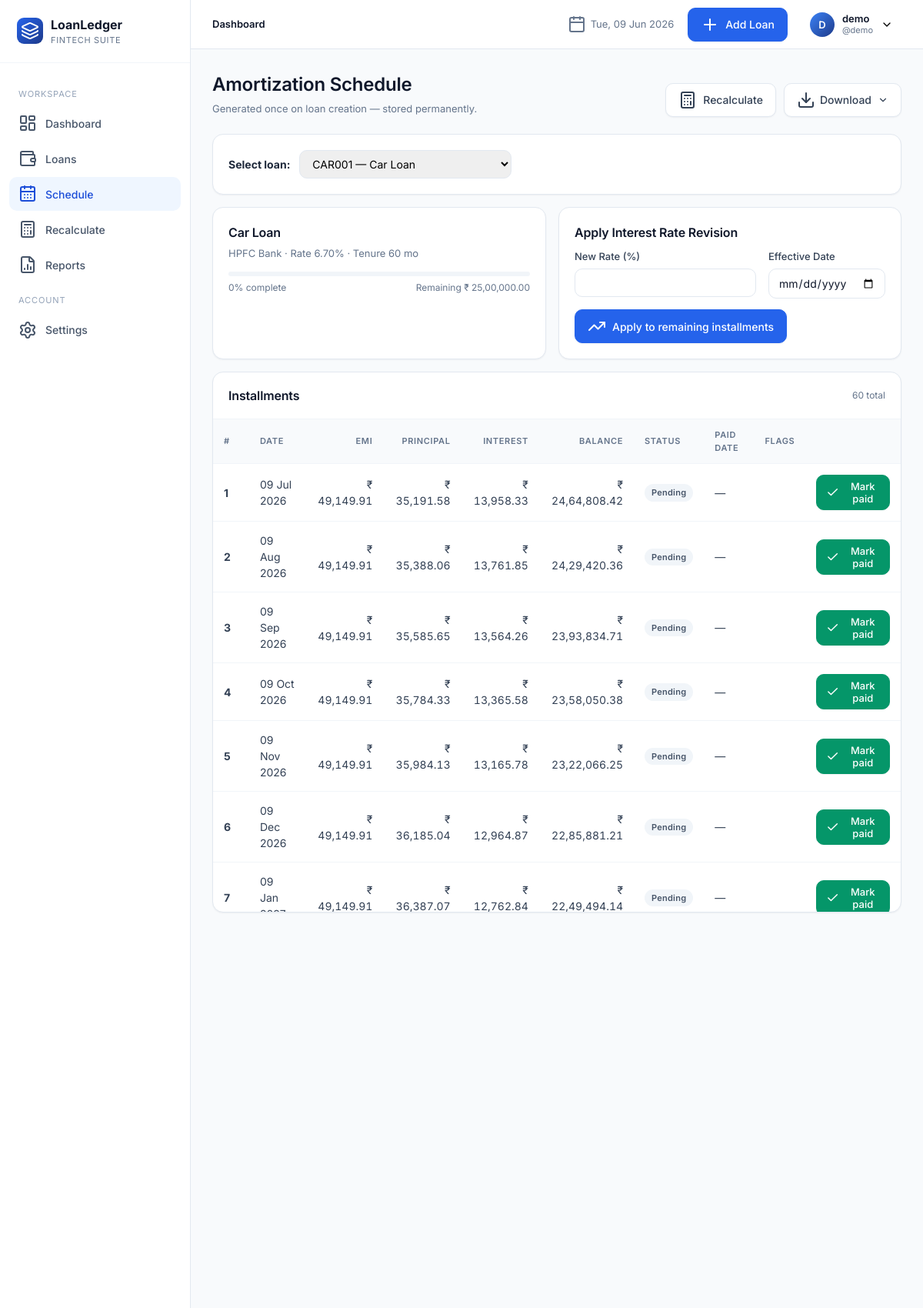
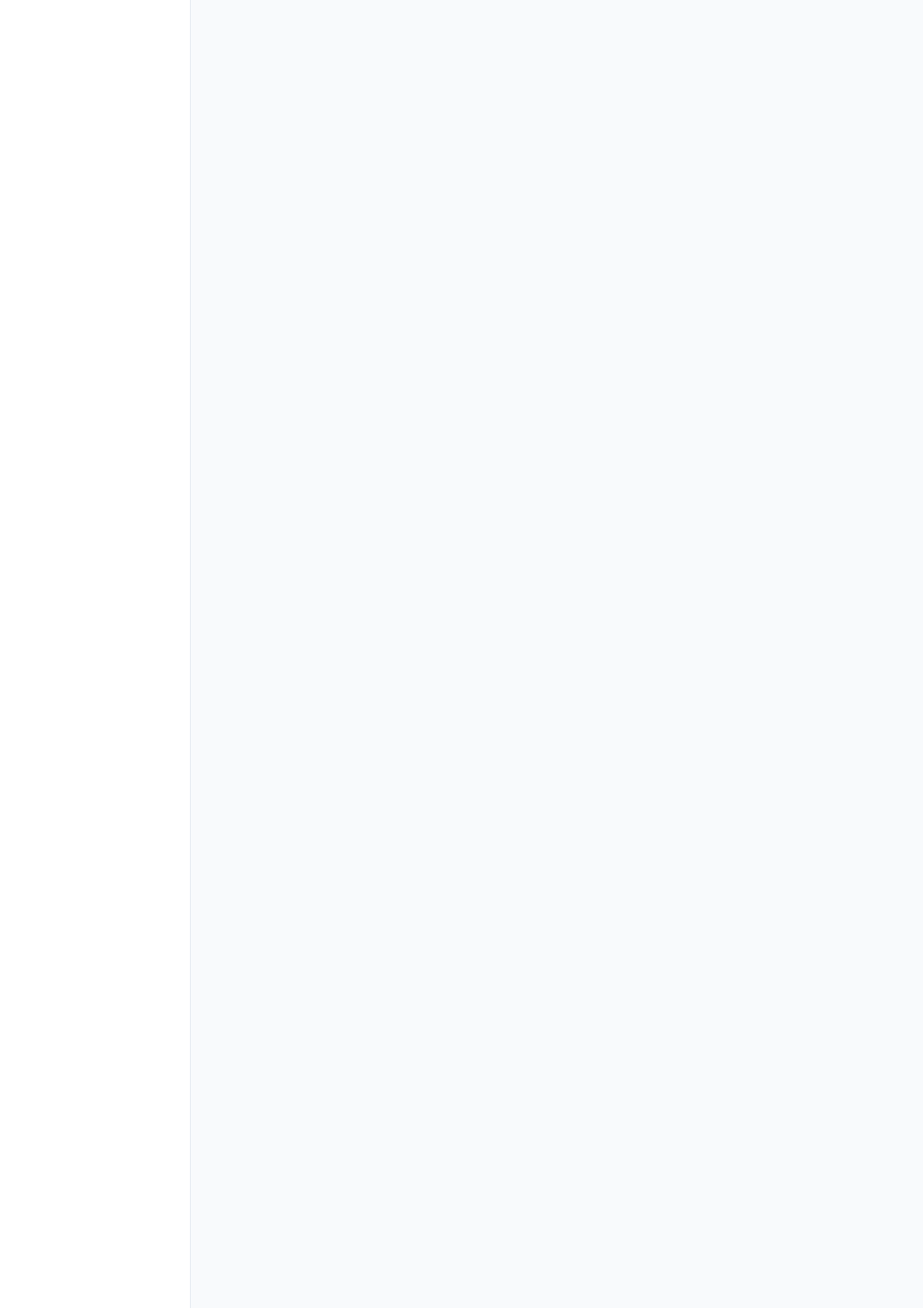
The page /schedule/ (signed in, upper part) on the database its author committed (2 pictures, top to bottom).
### app/models.py (models this page shows, shortened)
class User(UserMixin, db.Model):
    __tablename__ = "users"
    id = db.Column(db.Integer, primary_key=True)
    full_name = db.Column(db.String(120), nullable=False)
    username = db.Column(db.String(64), unique=True, nullable=False, index=True)
    email = db.Column(db.String(160), unique=True, nullable=False, index=True)
    password_hash = db.Column(db.String(256), nullable=False)
    preferred_currency = db.Column(db.String(8), default="INR")
    preferred_date_format = db.Column(db.String(20), default="%d %b %Y")
    created_at = db.Column(db.DateTime, default=datetime.utcnow)
    loans = db.relationship("Loan", backref="owner", lazy="dynamic", cascade="all, delete-orphan")

class Loan(db.Model):
    __tablename__ = "loans"
    id = db.Column(db.Integer, primary_key=True)
    user_id = db.Column(db.Integer, db.ForeignKey("users.id"), nullable=False, index=True)
    loan_id = db.Column(db.String(40), nullable=False, index=True)  # manual unique per user
    loan_name = db.Column(db.String(120), nullable=False)
    loan_category = db.Column(db.String(50), nullable=False, default="Personal")
    bank_name = db.Column(db.String(120), nullable=False)
    loan_amount = db.Column(db.Float, nullable=False)
    interest_rate = db.Column(db.Float, nullable=False)  # annual %
    down_payment = db.Column(db.Float, default=0)
    custom_emi = db.Column(db.Float, nullable=True)
    start_date = db.Column(db.Date, nullable=False)
    tenure_months = db.Column(db.Integer, nullable=False)
    loan_status = db.Column(db.String(20), default="Active", index=True)
    remaining_balance = db.Column(db.Float, default=0)
    completion_percentage = db.Column(db.Float, default=0)
    is_archived = db.Column(db.Boolean, default=False, index=True)
    balloon_date = db.Column(db.Date, nullable=True)
    balloon_amount = db.Column(db.Float, nullable=True)
    notes = db.Column(db.Text)
    closed_at = db.Column(db.DateTime, nullable=True)
    final_amount = db.Column(db.Float, nullable=True)
    closure_notes = db.Column(db.Text, nullable=True)
    created_at = db.Column(db.DateTime, default=datetime.utcnow)
    updated_at = db.Column(db.DateTime, default=datetime.utcnow, onupdate=datetime.utcnow)
    schedules = db.relationship("Schedule", backref="loan", lazy="dynamic",
                                cascade="all, delete-orphan", order_by="Schedule.month_index")
    __table_args__ = (db.UniqueConstraint("user_id", "loan_id", name="uq_user_loanid"),)

class Schedule(db.Model):
    __tablename__ = "schedules"
    id = db.Column(db.Integer, primary_key=True)
    loan_id = db.Column(db.Integer, db.ForeignKey("loans.id"), nullable=False, index=True)
    month_index = db.Column(db.Integer, nullable=False)
    payment_date = db.Column(db.Date, nullable=False)
    emi = db.Column(db.Float, nullable=False)
    principal = db.Column(db.Float, nullable=False)
    interest = db.Column(db.Float, nullable=False)
    remaining_balance = db.Column(db.Float, nullable=False)
    payment_status = db.Column(db.String(20), default="Pending")  # Pending / Paid / Overdue
    paid_date = db.Column(db.Date, nullable=True)
    notes = db.Column(db.String(255))
    is_balloon = db.Column(db.Boolean, default=False)
    is_revised = db.Column(db.Boolean, default=False)

### app/blueprints/schedule.py (the view)
@schedule_bp.route("/")
@login_required
def index():
    loans = current_user.loans.filter_by(is_archived=False).order_by(Loan.created_at.desc()).all()
    selected_id = request.args.get("loan_pk", type=int)
    loan = _get_loan(selected_id) if selected_id else (loans[0] if loans else None)
    revision_form = InterestRevisionForm()
    return render_template("schedule/index.html", loans=loans, loan=loan, revision_form=revision_form)

### app/forms.py
class InterestRevisionForm(FlaskForm):
    new_rate = FloatField("New Interest Rate (%)", validators=[InputRequired(), NumberRange(min=0, max=100)])
    effective_date = DateField("Effective Date", validators=[DataRequired()])
    submit = SubmitField("Apply Revision")

### app/utils.py (called while the page is built)
def format_date(d, fmt=None):
    if not d:
        return "-"
    if fmt is None and current_user and current_user.is_authenticated:
        fmt = current_user.preferred_date_format or "%d %b %Y"
    fmt = fmt or "%d %b %Y"
    try:
        return d.strftime(fmt)
    except Exception:
        return str(d)

### app/templates/schedule/index.html (shortened to what this page needs)
{% extends "base.html" %}
{% block content %}
<div class="page-header">
  <div class="title-block">
    <h1>Amortization Schedule</h1>
    <div class="sub">Generated once on loan creation — stored permanently.</div>
  </div>
  <div class="actions">
    {% if loan %}
      <a href="{{ url_for('recalc.index', loan_pk=loan.id) }}" class="btn secondary">
        <i data-lucide="calculator"></i> Recalculate
      </a>
      <div style="display:inline-block;position:relative">
        <button class="btn secondary" id="csvPdfBtn" type="button" style="gap:6px">
          <i data-lucide="download"></i> Download <i data-lucide="chevron-down" style="width:14px;height:14px;margin-left:2px"></i>
        </button>
      </div>
    {% endif %}
  </div>
</div>
{% if not loans %}
  <div class="card pad empty">
    <i data-lucide="calendar-x"></i>
    <h3>No loans yet</h3>
    <p>Create a loan to view its schedule.</p>
  </div>
{% else %}
  <div class="card" style="margin-bottom:16px">
    <div class="card-body" style="display:flex;align-items:center;gap:12px;flex-wrap:wrap">
      <strong>Select loan:</strong>
      <select onchange="location.href=this.value"
        style="padding:8px 12px;border:1px solid var(--slate-200);border-radius:10px">
        {% for l in loans %}
          <option value="{{ url_for('schedule.view', loan_pk=l.id) }}"
            {% if loan and l.id == loan.id %}selected{% endif %}>
            {{ l.loan_id }} — {{ l.loan_name }}
          </option>
        {% endfor %}
      </select>
    </div>
  </div>
  {% if loan %}
    <div class="grid grid-2" style="margin-bottom:16px">
      <div class="card pad">
        <h3 style="margin-bottom:6px">{{ loan.loan_name }}</h3>
        <div style="color:var(--slate-500);font-size:13px">
          {{ loan.bank_name }} · Rate {{ '%.2f'|format(loan.interest_rate) }}%
          · Tenure {{ loan.tenure_months }} mo
        </div>
        <div style="margin-top:14px">
          <div class="progress">
          </div>
          <div style="display:flex;justify-content:space-between;font-size:12px;color:var(--slate-500);margin-top:6px">
            <span>{{ '%.0f'|format(loan.completion_percentage) }}% complete</span>
            <span>Remaining {{ loan.remaining_balance|money }}</span>
          </div>
        </div>
      </div>
      <div class="card pad">
        <h3 style="margin-bottom:10px">Apply Interest Rate Revision</h3>
        <form method="post" action="{{ url_for('schedule.revise_interest', loan_pk=loan.id) }}">
          <div class="form-grid">
            <div class="form-row">
              <label>New Rate (%)</label>
              {{ revision_form.new_rate() }}
            </div>
            <div class="form-row">
              <label>Effective Date</label>
              {{ revision_form.effective_date() }}
            </div>
          </div>
          <button class="btn">
            <i data-lucide="trending-up"></i>
            Apply to remaining installments
          </button>
        </form>
      </div>
    </div>
    <div class="card">
      <div class="card-header">
        <h3>Installments</h3>
        <span style="font-size:12px;color:var(--slate-500)">
          {{ loan.schedules.count() }} total
        </span>
      </div>
      <div class="table-wrap" style="max-height:640px;overflow-y:auto">
        <table class="tbl">
          <thead>
            <tr>
              <th>#</th>
              <th>Date</th>
              <th class="num">EMI</th>
              <th class="num">Principal</th>
              <th class="num">Interest</th>
              <th class="num">Balance</th>
              <th>Status</th>
              <th>Paid Date</th>
              <th>Flags</th>
              <th></th>
            </tr>
          </thead>
          <tbody>
            {% for s in loan.schedules %}
            <tr>
              <td><strong>{{ s.month_index }}</strong></td>
              <td>{{ s.payment_date|fdate }}</td>
              <td class="num">{{ s.emi|money }}</td>
              <td class="num">{{ s.principal|money }}</td>
              <td class="num">{{ s.interest|money }}</td>
              <td class="num">{{ s.remaining_balance|money }}</td>
              <td data-status>
                <span class="badge {{ s.payment_status }}">{{ s.payment_status }}</span>
              </td>
              <td>
                {{ s.paid_date|fdate if s.paid_date else '—' }}
              </td>
              <td>
              </td>
              <td>
                {% if s.payment_status == 'Paid' %}
                  <form method="post"
                        action="{{ url_for('schedule.undo_paid', loan_pk=loan.id, schedule_id=s.id) }}"
                        data-ajax="payment"
                        data-schedule-id="{{ s.id }}"
                        data-kind="undo"
                        style="display:inline">
                    <input type="hidden" name="csrf_token" value="{{ csrf_token() }}">
                    <button class="btn ghost sm">
                      <i data-lucide="rotate-ccw"></i>
                    </button>
                  </form>
                {% else %}
                  <form method="post"
                        action="{{ url_for('schedule.mark_paid', loan_pk=loan.id, schedule_id=s.id) }}"
                        data-ajax="payment"
                        data-schedule-id="{{ s.id }}"
                        data-kind="paid"
                        style="display:inline">
                    <button class="btn success sm">
                      <i data-lucide="check"></i> Mark paid
                    </button>
                  </form>
                {% endif %}
              </td>
            </tr>
            {% endfor %}
          </tbody>
        </table>
      </div>
    </div>
  {% endif %}
{% endif %}
{% endblock %}

### app/templates/_topnav.html (shortened to what this page needs)
<header class="topnav">
  <div class="crumbs">
    {% block crumbs %}<strong>Dashboard</strong>{% endblock %}
  </div>
  <div class="date"><i data-lucide="calendar"></i> {{ now.strftime('%a, %d %b %Y') }}</div>
  {% if request.endpoint and not request.endpoint.startswith('settings.') %}
    <a href="{{ url_for('loans.add') }}" class="btn"><i data-lucide="plus"></i> Add Loan</a>
  {% endif %}
  <div class="profile">
    <button class="profile-btn">
      <div class="avatar">{{ current_user.full_name[:1]|upper }}</div>
      <div style="text-align:left;line-height:1.2">
        <div style="font-weight:600;font-size:13px;color:var(--slate-900)">{{ current_user.full_name }}</div>
        <div style="font-size:11px;color:var(--slate-500)">@{{ current_user.username }}</div>
      </div>
      <i data-lucide="chevron-down" style="width:16px;height:16px"></i>
    </button>
  </div>
</header>

### app/static/css/styles.css (style rules this page uses)
:root { --blue-50:#EFF6FF;--blue-100:#DBEAFE;--blue-500:#3B82F6;--blue-600:#2563EB;--blue-700:#1D4ED8;--blue-900:#1E3A8A; --emerald-50:#ECFDF5;--emerald-500:#10B981;--emerald-600:#059669; --slate-50:#F8FAFC;--slate-100:#F1F5F9;--slate-200:#E2E8F0;--slate-300:#CBD5E1;--slate-400:#94A3B8; --slate-500:#64748B;--slate-600:#475569;--slate-700:#334155;--slate-800:#1E293B;--slate-900:#0F172A; --danger:#DC2626;--warning:#F59E0B;--success:#10B981; --shadow-sm:0 1px 2px rgba(15,23,42,.05); --shadow:0 1px 3px rgba(15,23,42,.08),0 1px 2px rgba(15,23,42,.04); --shadow-lg:0 10px 30px -10px rgba(15,23,42,.18); --radius:14px;--radius-sm:10px;--radius-lg:18px; --sidebar-w:248px;--topnav-h:64px; --font:'Inter',ui-sans-serif,system-ui,-apple-system,Segoe UI,Roboto,sans-serif; }
* { box-sizing:border-box;margin:0;padding:0 }
html,body { height:100% }
body { font-family:var(--font);background:var(--slate-50);color:var(--slate-800);font-size:14px;line-height:1.5;-webkit-font-smoothing:antialiased }
a { color:var(--blue-600);text-decoration:none }
h1,h2,h3,h4 { color:var(--slate-900);font-weight:600;letter-spacing:-.01em }
h1 { font-size:24px }
h3 { font-size:16px }
button,input,select,textarea { font-family:inherit;font-size:14px }
.btn { display:inline-flex;align-items:center;gap:8px;padding:9px 16px;border-radius:var(--radius-sm); background:var(--blue-600);color:#fff;border:1px solid var(--blue-600);cursor:pointer; font-weight:500;transition:all .15s;box-shadow:var(--shadow-sm) }
.btn.secondary { background:#fff;color:var(--slate-700);border-color:var(--slate-200) }
.btn.success { background:var(--emerald-600);border-color:var(--emerald-600) }
.btn.sm { padding:6px 12px;font-size:13px }
.topnav { height:var(--topnav-h);background:#fff;border-bottom:1px solid var(--slate-200); display:flex;align-items:center;padding:0 28px;gap:18px;position:sticky;top:0;z-index:15 }
.topnav .crumbs { font-size:13px;color:var(--slate-500) }
.topnav .crumbs strong { color:var(--slate-900);font-weight:600 }
.topnav .date { color:var(--slate-500);font-size:13px;display:flex;align-items:center;gap:6px }
.topnav .profile { position:relative }
.topnav .profile-btn { display:flex;align-items:center;gap:10px;padding:6px 10px;border-radius:10px;background:transparent;border:1px solid transparent;cursor:pointer }
.topnav .avatar { width:32px;height:32px;border-radius:50%;background:linear-gradient(135deg,var(--blue-500),var(--blue-900));color:#fff;display:flex;align-items:center;justify-content:center;font-weight:600;font-size:13px }
.page-header { display:flex;align-items:flex-end;justify-content:space-between;margin-bottom:22px;gap:16px;flex-wrap:wrap }
.page-header .title-block .sub { color:var(--slate-500);font-size:13px;margin-top:4px }
.actions { display:flex;gap:10px;flex-wrap:wrap }
.card { background:#fff;border:1px solid var(--slate-200);border-radius:var(--radius);box-shadow:var(--shadow-sm) }
.card.pad { padding:20px }
.card-header { padding:18px 20px;border-bottom:1px solid var(--slate-100);display:flex;align-items:center;justify-content:space-between;gap:12px }
.card-header h2,.card-header h3 { margin:0 }
.card-body { padding:20px }
.grid { display:grid;gap:16px }
.grid-2 { grid-template-columns:repeat(2,1fr) }
.table-wrap { overflow-x:auto }
table.tbl { width:100%;border-collapse:collapse }
table.tbl th { text-align:left;font-size:11px;color:var(--slate-500);text-transform:uppercase;letter-spacing:.06em;font-weight:600;padding:12px 14px;border-bottom:1px solid var(--slate-100);background:var(--slate-50);position:sticky;top:0 }
table.tbl td { padding:14px;border-bottom:1px solid var(--slate-100);color:var(--slate-700) }
table.tbl td.num,table.tbl th.num { text-align:right;font-variant-numeric:tabular-nums }
.badge { display:inline-flex;align-items:center;padding:3px 9px;border-radius:999px;font-size:11px;font-weight:600;letter-spacing:.02em }
.badge.Pending { background:var(--slate-100);color:var(--slate-600) }
.form-row { display:flex;flex-direction:column;gap:6px;margin-bottom:14px }
.form-row label { font-size:13px;color:var(--slate-700);font-weight:500 }
.form-row input,.form-row select,.form-row textarea { padding:9px 12px;border:1px solid var(--slate-200);border-radius:var(--radius-sm);background:#fff;color:var(--slate-900);transition:border-color .12s,box-shadow .12s }
.form-grid { display:grid;grid-template-columns:repeat(2,1fr);gap:16px }
.progress { height:6px;background:var(--slate-100);border-radius:999px;overflow:hidden }

### rows shown on the page
User: full_name "D", full_name "demo", username "demo"
Loan: loan_name "Car Loan", bank_name "HPFC Bank", interest_rate "6.70", tenure_months "60", completion_percentage "0", remaining_balance "₹ 25,00,000.00"
Schedule: month_index "1", payment_date|fdate "09 Jul 2026", emi "₹ 49,149.91", principal "₹ 35,191.58", interest "₹ 13,958.33", remaining_balance "₹ 24,64,808.42", payment_status "Pending", paid_date|fdate "—"
Schedule: month_index "2", payment_date|fdate "09 Aug 2026", emi "₹ 49,149.91", principal "₹ 35,388.06", interest "₹ 13,761.85", remaining_balance "₹ 24,29,420.36", payment_status "Pending", paid_date|fdate "—"
Schedule: month_index "3", payment_date|fdate "09 Sep 2026", emi "₹ 49,149.91", principal "₹ 35,585.65", interest "₹ 13,564.26", remaining_balance "₹ 23,93,834.71", payment_status "Pending", paid_date|fdate "—"
Schedule: month_index "4", payment_date|fdate "09 Oct 2026", emi "₹ 49,149.91", principal "₹ 35,784.33", interest "₹ 13,365.58", remaining_balance "₹ 23,58,050.38", payment_status "Pending", paid_date|fdate "—"
Schedule: month_index "5", payment_date|fdate "09 Nov 2026", emi "₹ 49,149.91", principal "₹ 35,984.13", interest "₹ 13,165.78", remaining_balance "₹ 23,22,066.25", payment_status "Pending", paid_date|fdate "—"
Schedule: month_index "6", payment_date|fdate "09 Dec 2026", emi "₹ 49,149.91", principal "₹ 36,185.04", interest "₹ 12,964.87", remaining_balance "₹ 22,85,881.21", payment_status "Pending", paid_date|fdate "—"
Schedule: month_index "7", payment_date|fdate "09 Jan…", emi "₹ 49,149.91", principal "₹ 36,387.07", interest "₹ 12,762.84", remaining_balance "₹ 22,49,494.14", payment_status "Pending", paid_date|fdate "—"

### other values the page prints
{{ loan.schedules.count() }} "60"
form field value "CAR001 — Car Loan"
